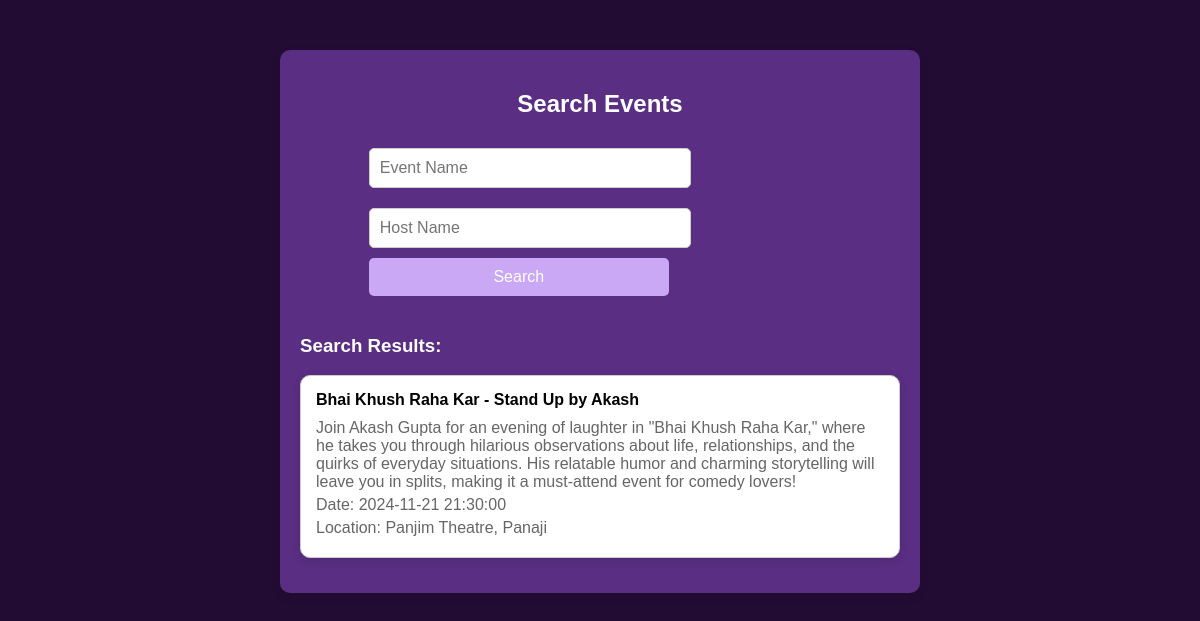
The page /search.php?event_name=Bhai Khush Raha Kar - Stand Up on the database its author committed.
### tables this page shows
CREATE TABLE `events` (
  `event_id` int(11) NOT NULL,
  `event_name` varchar(255) NOT NULL,
  `event_description` text NOT NULL,
  `event_date` datetime NOT NULL,
  `event_location` varchar(255) NOT NULL,
  `host_username` varchar(255) NOT NULL,
  `event_image` varchar(255) DEFAULT NULL,
  `event_fee` decimal(10,2) NOT NULL DEFAULT 0.00
);

### search.php (the view, shortened to what this page needs)
<!DOCTYPE html>
<html lang="en">
<head>
</head>
<body>
    <div class="search-container">
        <h2>Search Events</h2>
        <form method="GET" action="">
            <input type="text" name="event_name" placeholder="Event Name">
            <input type="text" name="host_name" placeholder="Host Name">
            <div>
                <button type="submit">Search</button>
            </div>
        </form>
        <div class="results">
            <?php
            if (isset($_GET['event_name']) || isset($_GET['host_name'])) {
                $servername = "localhost";
                $username = "root";
                $password = "";
                $dbname = "server";
                $conn = new mysqli($servername, $username, $password, $dbname);
                $event_name = isset($_GET['event_name']) ? $conn->real_escape_string(trim($_GET['event_name'])) : '';
                $host_name = isset($_GET['host_name']) ? $conn->real_escape_string(trim($_GET['host_name'])) : '';
                if (!empty($event_name) || !empty($host_name)) {
                    $sql = "
                        SELECT
                            events.event_name,
                            events.event_description,
                            events.event_date,
                            events.event_location,
                            admin.username AS host_name
                        FROM events
                        LEFT JOIN admin ON events.host_username = admin.username
                        WHERE admin.user_type = 'host'
                    ";
                    $conditions = [];
                    if (!empty($event_name)) {
                        $conditions[] = "events.event_name LIKE '%$event_name%'";
                    }
                    if (count($conditions) > 0) {
                        $sql .= " AND " . implode(' AND ', $conditions);
                    }
                    $result = $conn->query($sql);
                    if ($result) {
                        if ($result->num_rows > 0) {
                            echo "<h3>Search Results:</h3>";
                            while ($row = $result->fetch_assoc()) {
                                echo "<div class='result-item'>";
                                echo "<h4>" . htmlspecialchars($row['event_name']) . " by " . htmlspecialchars($row['host_name']) . "</h4>";
                                echo "<p>" . htmlspecialchars($row['event_description']) . "</p>";
                                echo "<p>Date: " . htmlspecialchars($row['event_date']) . "</p>";
                                echo "<p>Location: " . htmlspecialchars($row['event_location']) . "</p>";
                                echo "</div>";
                            }
                        } else {
                            echo "<p style='color: white;'>No results found for the specified criteria.</p>";
                        }
                    } else {
                        echo "<p style='color: white;'>Error executing query: " . htmlspecialchars($conn->error) . "</p>";
                    }
                } else {
                    echo "<p style='color: white;'>Please enter at least one search criteria.</p>";
                }
            }
            ?>
        </div>
    </div>
</body>
</html>

### search.php (style rules this page uses)
body { font-family: Arial, sans-serif; background-color: #230c33; margin: 0; padding: 0; color: #333; }
.search-container { display: flex; flex-direction: column; align-items: center; padding: 20px; background-color: #592e83; border-radius: 10px; box-shadow: 0 4px 10px rgba(0, 0, 0, 0.1); margin: 50px auto; max-width: 600px; }
h2 { color: white; margin-bottom: 20px; }
.search-container input[type="text"] { padding: 10px; width: 100%; max-width: 300px; font-size: 16px; margin: 10px 0; border: 1px solid #ccc; border-radius: 5px; }
.search-container button { padding: 10px; font-size: 16px; background-color: #caa8f5; color: white; border: none; border-radius: 5px; cursor: pointer; transition: background-color 0.3s; width: 100%; max-width: 300px; }
.results { margin-top: 20px; width: 100%; max-width: 600px; }
.result-item { border: 1px solid #ccc; border-radius: 10px; padding: 15px; margin-bottom: 15px; background-color: #ffffff; box-shadow: 0 2px 8px rgba(0, 0, 0, 0.1); transition: transform 0.2s, box-shadow 0.2s; }
h3 { color: white; }
.result-item h4 { margin: 0 0 10px; color: black; }
.result-item p { margin: 5px 0; color: #666; }

### rows shown on the page
events: event_name "Bhai Khush Raha Kar - Stand Up", host_username.username "Akash", event_description "Join Akash Gupta for an evening of laughter in \"Bhai Khush Raha Kar,\" where he takes you through hilarious observations about life, relationships, and the quirks of everyday situations. His relatable humor and charming storytelling will leave you in splits, making it a must-attend event for comedy lovers!", event_date "2024-11-21 21:30:00", event_location "Panjim Theatre, Panaji"
